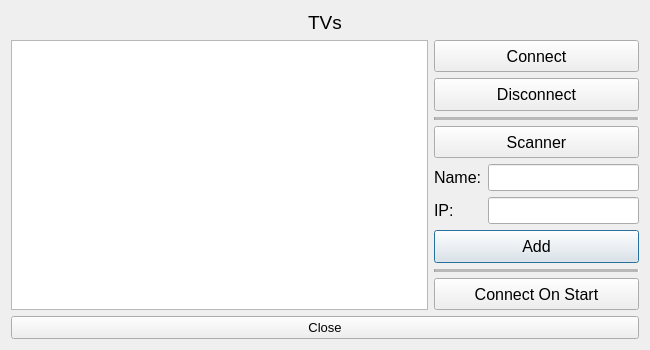
<?xml version="1.0" encoding="UTF-8"?>
<ui version="4.0">
 <class>tvs</class>
 <widget class="QDialog" name="tvs">
  <property name="geometry">
   <rect>
    <x>0</x>
    <y>0</y>
    <width>650</width>
    <height>350</height>
   </rect>
  </property>
  <property name="cursor">
   <cursorShape>ArrowCursor</cursorShape>
  </property>
  <property name="windowTitle">
   <string>TVs</string>
  </property>
  <layout class="QGridLayout" name="gridLayout">
   <item row="0" column="0" colspan="3">
    <widget class="QLabel" name="label_TVs">
     <property name="font">
      <font>
       <pointsize>14</pointsize>
      </font>
     </property>
     <property name="text">
      <string>TVs</string>
     </property>
     <property name="alignment">
      <set>Qt::AlignCenter</set>
     </property>
    </widget>
   </item>
   <item row="1" column="2">
    <layout class="QGridLayout" name="gridLayout_Add">
     <item row="5" column="0">
      <widget class="QLabel" name="label_Name">
       <property name="sizePolicy">
        <sizepolicy hsizetype="Fixed" vsizetype="Fixed">
         <horstretch>0</horstretch>
         <verstretch>0</verstretch>
        </sizepolicy>
       </property>
       <property name="font">
        <font>
         <pointsize>12</pointsize>
        </font>
       </property>
       <property name="text">
        <string>Name:</string>
       </property>
      </widget>
     </item>
     <item row="7" column="0" colspan="2">
      <widget class="QPushButton" name="pushButton_Add">
       <property name="sizePolicy">
        <sizepolicy hsizetype="Minimum" vsizetype="Expanding">
         <horstretch>0</horstretch>
         <verstretch>0</verstretch>
        </sizepolicy>
       </property>
       <property name="font">
        <font>
         <pointsize>12</pointsize>
        </font>
       </property>
       <property name="text">
        <string>Add</string>
       </property>
      </widget>
     </item>
     <item row="3" column="0" colspan="2">
      <widget class="Line" name="line">
       <property name="midLineWidth">
        <number>5</number>
       </property>
       <property name="orientation">
        <enum>Qt::Horizontal</enum>
       </property>
      </widget>
     </item>
     <item row="5" column="1">
      <widget class="QLineEdit" name="lineEdit_Name">
       <property name="sizePolicy">
        <sizepolicy hsizetype="Ignored" vsizetype="Fixed">
         <horstretch>0</horstretch>
         <verstretch>0</verstretch>
        </sizepolicy>
       </property>
       <property name="font">
        <font>
         <pointsize>12</pointsize>
        </font>
       </property>
       <property name="toolTip">
        <string>optional</string>
       </property>
       <property name="inputMask">
        <string/>
       </property>
       <property name="maxLength">
        <number>-1</number>
       </property>
      </widget>
     </item>
     <item row="6" column="0">
      <widget class="QLabel" name="label_IP">
       <property name="sizePolicy">
        <sizepolicy hsizetype="Fixed" vsizetype="Fixed">
         <horstretch>0</horstretch>
         <verstretch>0</verstretch>
        </sizepolicy>
       </property>
       <property name="font">
        <font>
         <pointsize>12</pointsize>
        </font>
       </property>
       <property name="text">
        <string>IP:</string>
       </property>
      </widget>
     </item>
     <item row="9" column="0" colspan="2">
      <widget class="QPushButton" name="pushButton_Autoconnect">
       <property name="sizePolicy">
        <sizepolicy hsizetype="Minimum" vsizetype="Expanding">
         <horstretch>0</horstretch>
         <verstretch>0</verstretch>
        </sizepolicy>
       </property>
       <property name="font">
        <font>
         <pointsize>12</pointsize>
        </font>
       </property>
       <property name="text">
        <string>Connect On Start</string>
       </property>
      </widget>
     </item>
     <item row="0" column="0" colspan="2">
      <widget class="QPushButton" name="pushButton_Connect">
       <property name="sizePolicy">
        <sizepolicy hsizetype="Minimum" vsizetype="Expanding">
         <horstretch>0</horstretch>
         <verstretch>0</verstretch>
        </sizepolicy>
       </property>
       <property name="font">
        <font>
         <pointsize>12</pointsize>
        </font>
       </property>
       <property name="text">
        <string>Connect</string>
       </property>
      </widget>
     </item>
     <item row="8" column="0" colspan="2">
      <widget class="Line" name="line_2">
       <property name="midLineWidth">
        <number>5</number>
       </property>
       <property name="orientation">
        <enum>Qt::Horizontal</enum>
       </property>
      </widget>
     </item>
     <item row="1" column="0" colspan="2">
      <widget class="QPushButton" name="pushButton_Disconnect">
       <property name="sizePolicy">
        <sizepolicy hsizetype="Minimum" vsizetype="Expanding">
         <horstretch>0</horstretch>
         <verstretch>0</verstretch>
        </sizepolicy>
       </property>
       <property name="font">
        <font>
         <pointsize>12</pointsize>
        </font>
       </property>
       <property name="text">
        <string>Disconnect</string>
       </property>
      </widget>
     </item>
     <item row="6" column="1">
      <widget class="QLineEdit" name="lineEdit_IP">
       <property name="sizePolicy">
        <sizepolicy hsizetype="Ignored" vsizetype="Fixed">
         <horstretch>0</horstretch>
         <verstretch>0</verstretch>
        </sizepolicy>
       </property>
       <property name="font">
        <font>
         <pointsize>12</pointsize>
        </font>
       </property>
      </widget>
     </item>
     <item row="4" column="0" colspan="2">
      <widget class="QPushButton" name="pushButton_Scanner">
       <property name="sizePolicy">
        <sizepolicy hsizetype="Minimum" vsizetype="Expanding">
         <horstretch>0</horstretch>
         <verstretch>0</verstretch>
        </sizepolicy>
       </property>
       <property name="font">
        <font>
         <pointsize>12</pointsize>
        </font>
       </property>
       <property name="text">
        <string>Scanner</string>
       </property>
      </widget>
     </item>
    </layout>
   </item>
   <item row="1" column="0" colspan="2">
    <widget class="QListWidget" name="listWidget_TVs">
     <property name="font">
      <font>
       <pointsize>12</pointsize>
      </font>
     </property>
    </widget>
   </item>
   <item row="4" column="0" colspan="3">
    <widget class="QPushButton" name="pushButton_Close">
     <property name="font">
      <font>
       <pointsize>10</pointsize>
      </font>
     </property>
     <property name="text">
      <string>Close</string>
     </property>
    </widget>
   </item>
  </layout>
 </widget>
 <resources/>
 <connections/>
</ui>
